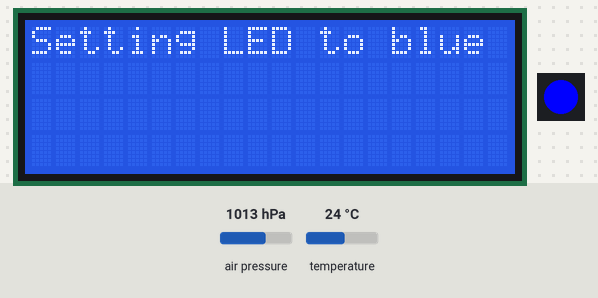
The sketch below on a simulated Arduino Uno, built with avr-gcc and run on an emulated ATmega328P. Shown: 20×4 character LCD, 1 RGB LEDs in strip order, left to right. Inputs (shaded band) come from the test bench; at power-on: air pressure 1013 hPa, temperature 24 °C. EEPROM starts erased; what the sketch prints to the serial monitor is not drawn.

Above: at 120.1 s.
At 125.4 s:
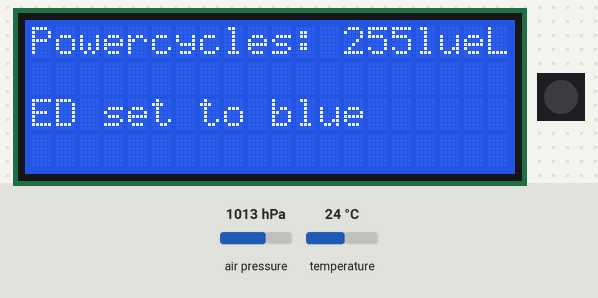
At 126.6 s:
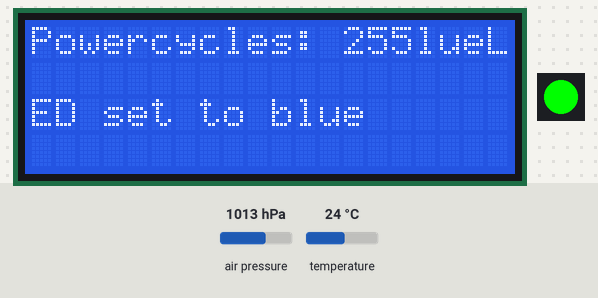
At 127.3 s:
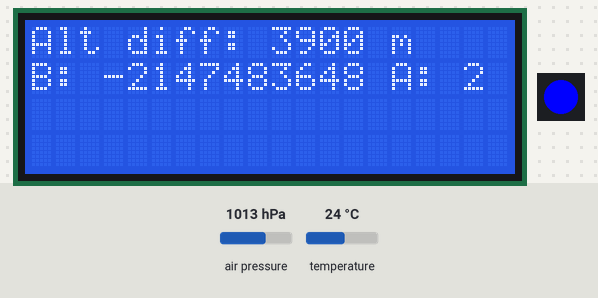
Timing chart, 0 to 128.8 s (numbered marks = the images above):
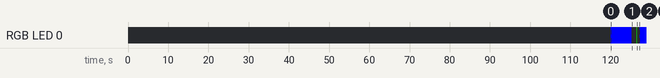

Measured:
- by itself, RGB LED 0: off → RGB(0, 0, 255) at 120 s, → off 5.2 s later, → RGB(0, 255, 0) 1.2 s later, → off 0.10 s later, … (5 changes in this stretch)
- what the display in image 0 shows lasts 5.0 s, from 120.1 s to 125.1 s
- what the display in image 1 shows lasts 1.2 s, from 125.3 s to 126.5 s

The sketch:

pixel_altimeter_dev.ino
```cpp
// LED Skydive Altimeter by Martin Hovmöller
// To do:
// 1) Detect descent, don't light up LEDs on ascent.
// 2) Deep sleep power mode.
// 3) Make an array to handle the different altitudes.

//#define BMP280 // Use BMP280. If not defined, BMP180 will be used instead.
#define simulation

#include <EEPROM.h>
#include <Wire.h>
#include <Adafruit_NeoPixel.h>
#include <SPI.h>
#include <Adafruit_Sensor.h>
#include <LiquidCrystal_I2C.h>

LiquidCrystal_I2C lcd(0x27,20,4);

//Adafruit_BMP280 bme; // I2C
//Adafruit_BMP280 bmp(BMP_CS); // hardware SPI
#ifdef BMP280
  #include <Adafruit_BMP280.h>

  // BMP280 pins
  #define BMP_SCK 6  // SCL (SCK)
  #define BMP_MISO 9 // SDO
  #define BMP_MOSI 7 // SDA (SDI)
  #define BMP_CS 8   // CSB (CS)

  Adafruit_BMP280 bmp(BMP_CS, BMP_MOSI, BMP_MISO,  BMP_SCK);
#else
  #include <Adafruit_BMP085.h>
  Adafruit_BMP085 bmp;
#endif


#define PIN 10
//#define PIN 2
Adafruit_NeoPixel strip = Adafruit_NeoPixel(1, PIN);

// Define different colors for easier use.
uint32_t blue      = strip.Color(0, 0, 255);
uint32_t green     = strip.Color(0, 255, 0);
uint32_t red       = strip.Color(255, 0, 0);
uint32_t yellow    = strip.Color(255, 255, 0);
uint32_t off       = strip.Color(0, 0, 0);

#ifdef simulation
  int agl                 = 4000; // Set this for simulating a jump
#else
  int agl                 = 0;
#endif
int baseline_address    = 1; // Address in the EEPROM where the baseline reading should be stored.
int powercycles_address = 0;
int startup             = 0;
int powercycles;
double baseline;

struct eeprom_entry {
  double field1;
  byte field2;
  char name[10];
};
eeprom_entry read_baseline;

// Sets the specified numbers of LEDs to the specifiedcolor.
int setLEDcolor(uint32_t color) {
  strip.setPixelColor(0, color);
  strip.show();
}

// Blinks the specified number of LED's at the specified interval, with the specified color.
int blinkLEDcolor(uint32_t color, int on_time, int off_time) {
  strip.setPixelColor(0, color);
  strip.show();
  delay(on_time);
  strip.setPixelColor(0, off);
  strip.show();
  delay(off_time);
}
int i = 0;
void setup() {


  Serial.begin(9600);


  lcd.init();

  while (i < 200) {
 digitalWrite(LED_BUILTIN, HIGH);   // turn the LED on (HIGH is the voltage level)
  delay(300);                       // wait for a second
  digitalWrite(LED_BUILTIN, LOW);    // turn the LED off by making the voltage LOW
  delay(300);
  i++   ;
}
  lcd.backlight();

  lcd.clear();
  if (bmp.begin())
  Serial.println("Barometer init success");
  else {
    Serial.println("Barometer init fail (disconnected?)\n\n");
    while(1);
  }


  //<bmp.begin();
  strip.begin();
  strip.show();

     lcd.print("Setting LED to blue");

    setLEDcolor(blue);
      delay(5000);
     lcd.print("LED set to blue");


  powercycles = (EEPROM.read(powercycles_address));
  lcd.setCursor(0, 0);
  lcd.print("Powercycles: ");
  lcd.print(powercycles);

  // On the third power cycle, reset the calibration
  if (powercycles == 2) {
      lcd.setCursor(0, 0);
  lcd.print("Altitude: ");
  lcd.print(bmp.readAltitude());
    baseline = bmp.readAltitude();
    EEPROM.put(baseline_address, baseline);

    blinkLEDcolor(red, 500, 500);
  }
  // Update the powercycle count.
  else {
    powercycles++;
    EEPROM.write(powercycles_address, powercycles);
    blinkLEDcolor(blue, 200, 200);
    delay(1000);
  }

  // Reset the power cycle count and read the baseline from EEPROM.
  powercycles = (0);
  EEPROM.write(0, powercycles);
  EEPROM.get(baseline_address, read_baseline);

  // Blink LED's green to indicate that the altimeter is running.
  blinkLEDcolor(green, 100, 100);

}

void loop() {
                   // wait for a second

  #ifdef simulation
    agl = agl - 100;
    delay(500);
  #else
    agl = bmp.readAltitude() - read_baseline.field1;
  #endif

    lcd.clear();
    lcd.setCursor(0, 0);

        //read altitude
    lcd.print("Alt diff: ");
    lcd.print(agl);
    lcd.print(" m");
    lcd.setCursor(0, 1);
  lcd.print("B: ");
  lcd.print(round(read_baseline.field1));
  lcd.print(" A: ");
  lcd.print(round(bmp.readAltitude()));


/* lcd.print("T:");
  lcd.print(round(bmp.readTemperature()));
  lcd.print(" P: ");
  lcd.print(bmp.readPressure()); */


    Serial.print("Temperature = ");
    Serial.print(round(bmp.readTemperature()));
    Serial.println(" *C");

    Serial.print("Pressure = ");
    Serial.print(bmp.readPressure());
    Serial.println(" Pa");

    Serial.print("Approx altitude = ");
    Serial.print(bmp.readAltitude()); // this should be adjusted to your local forcase
    Serial.println(" m");

    Serial.println();
//    delay(2000);

  // Light up or blink the LEDs in different colors depending on altitude.
  if (agl > 3500) {
    setLEDcolor(blue);
  }
  else if (agl >= 3000) {
    blinkLEDcolor(blue, 800, 800);
  }
  else if (agl >= 2500) {
    setLEDcolor(green);
  }
  else if (agl >= 2000) {
    blinkLEDcolor(green, 800, 800);
  }
  else if (agl >= 1500) {
    setLEDcolor(yellow);
  }
  else if (agl >= 1000) {
    blinkLEDcolor(red, 800, 800);
  }
  else if (agl >= 700) {
    setLEDcolor(red);
  }
  else {
    setLEDcolor(off);
  }
}
```
